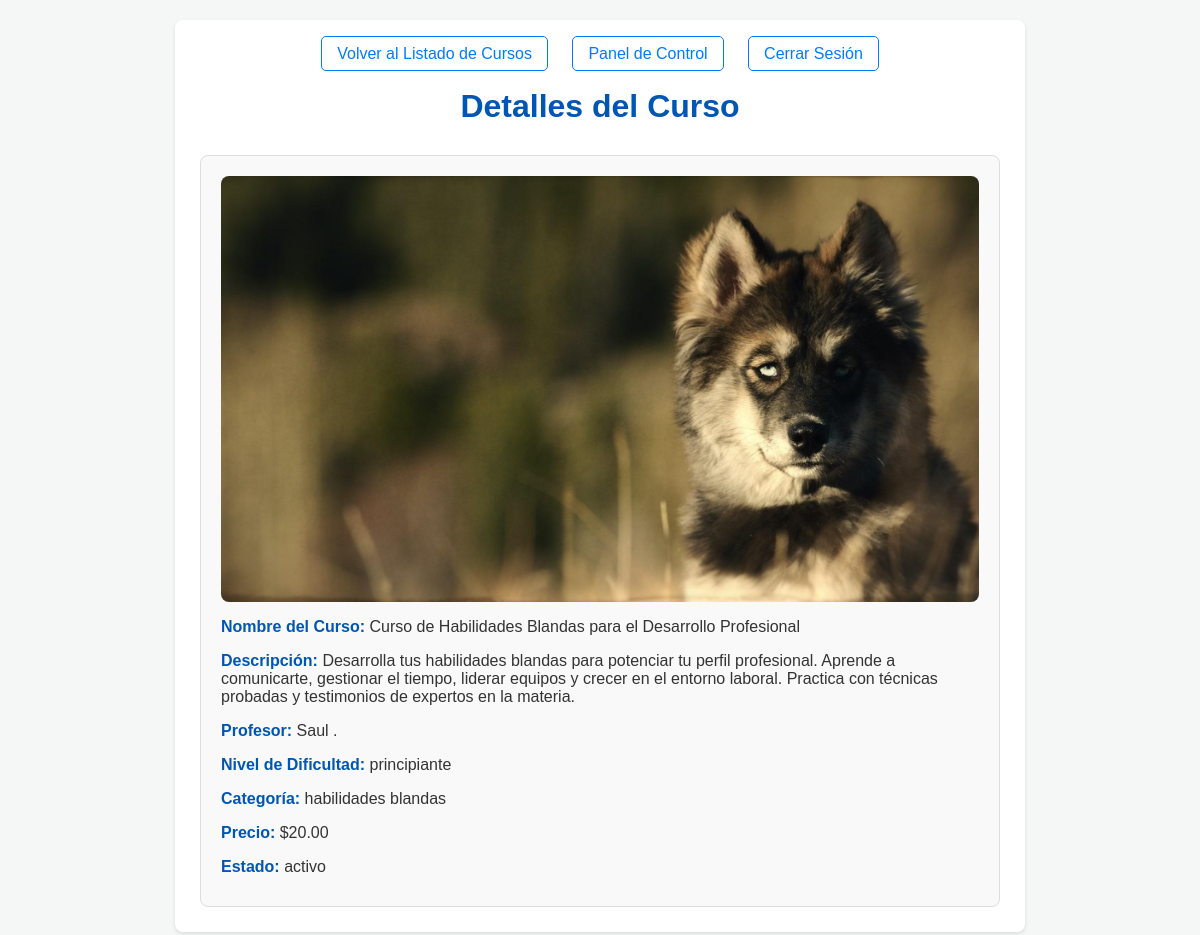
The app's page /paginas/cursos/ver_curso.php?id=6 (signed in) with its own data.
### tables this page shows
CREATE TABLE `cursos` (
  `id_curso` int(11) NOT NULL,
  `nombre_curso` varchar(100) NOT NULL,
  `descripcion` text DEFAULT NULL,
  `id_profesor` int(11) DEFAULT NULL,
  `nivel_dificultad` enum('principiante','intermedio','avanzado') DEFAULT NULL,
  `categoria` varchar(50) DEFAULT NULL,
  `imagen_portada` varchar(255) DEFAULT NULL,
  `fecha_creacion` datetime DEFAULT current_timestamp(),
  `estado` enum('activo','inactivo','en_edicion') DEFAULT 'activo',
  `precio` decimal(10,2) DEFAULT 0.00
);

CREATE TABLE `usuarios` (
  `id_usuario` int(11) NOT NULL,
  `nombre` varchar(100) NOT NULL,
  `apellido` varchar(100) NOT NULL,
  `rol_usuario` varchar(50) NOT NULL DEFAULT 'alumno',
  `email` varchar(255) NOT NULL,
  `password_hash` varchar(255) NOT NULL,
  `google_id` varchar(255) DEFAULT NULL,
  `fecha_nacimiento` date DEFAULT NULL,
  `genero` enum('masculino','femenino','otro') DEFAULT NULL,
  `telefono` varchar(20) DEFAULT NULL,
  `direccion` text DEFAULT NULL,
  `avatar` varchar(255) DEFAULT NULL,
  `rol` enum('admin','profesor','alumno','padre') NOT NULL,
  `fecha_registro` datetime DEFAULT current_timestamp(),
  `ultimo_acceso` datetime DEFAULT NULL,
  `estado` enum('activo','inactivo','suspendido') DEFAULT 'activo',
  `token_recuperacion` varchar(255) DEFAULT NULL,
  `expiracion_token` datetime DEFAULT NULL,
  `password` varchar(255) NOT NULL
);

### paginas/cursos/ver_curso.php (the view, shortened to what this page needs)
<?php
include_once '../../includes/db.php';
$curso = null;
$mensaje_error = '';
if (isset($_GET['id']) && is_numeric($_GET['id'])) {
    $id_curso = intval($_GET['id']);
    $sql = "SELECT c.id_curso, c.nombre_curso, c.descripcion, c.nivel_dificultad,
                   c.categoria, c.precio, c.estado, c.imagen_portada,
                   u.nombre AS nombre_profesor, u.apellido AS apellido_profesor
            FROM cursos c
            LEFT JOIN usuarios u ON c.id_profesor = u.id_usuario
            WHERE c.id_curso = ?";
    $stmt = $conexion->prepare($sql);
    $stmt->bind_param("i", $id_curso);
    $stmt->execute();
    $resultado = $stmt->get_result();
    if ($resultado->num_rows > 0) {
        $curso = $resultado->fetch_assoc();
    } else {
        $mensaje_error = "Curso no encontrado.";
    }
} else {
    $mensaje_error = "ID de curso no proporcionado o inválido.";
}
?>
<!DOCTYPE html>
<html lang="es">
<head>
</head>
<body>
    <div class="container">
        <div class="navegacion">
            <a href="<?php echo RUTA_BASE; ?>paginas/cursos/listar_cursos.php">Volver al Listado de Cursos</a>
            <a href="<?php echo RUTA_BASE; ?>dashboard.php">Panel de Control</a>
            <a href="<?php echo RUTA_BASE; ?>cerrar_sesion.php">Cerrar Sesión</a>
        </div>
        <h1>Detalles del Curso</h1>
        <?php if ($mensaje_error): ?>
            <p class="mensaje-error"><?php echo $mensaje_error; ?></p>
        <?php elseif ($curso): ?>
            <div class="curso-detalle">
                <?php if (!empty($curso['imagen_portada'])): ?>
                    <img src="<?php echo htmlspecialchars($curso['imagen_portada']); ?>" alt="Portada del Curso" class="curso-imagen-detalle">
                <?php endif; ?>
                <p><strong>Nombre del Curso:</strong> <?php echo htmlspecialchars($curso['nombre_curso']); ?></p>
                <p><strong>Descripción:</strong> <?php echo htmlspecialchars($curso['descripcion']); ?></p>
                <p><strong>Profesor:</strong>
                    <?php
                    echo (isset($curso['nombre_profesor']) && isset($curso['apellido_profesor'])) ?
                         htmlspecialchars($curso['nombre_profesor'] . ' ' . $curso['apellido_profesor']) :
                         'Sin profesor asignado';
                    ?>
                </p>
                <p><strong>Nivel de Dificultad:</strong> <?php echo htmlspecialchars($curso['nivel_dificultad']); ?></p>
                <p><strong>Categoría:</strong> <?php echo htmlspecialchars($curso['categoria']); ?></p>
                <p><strong>Precio:</strong> $<?php echo htmlspecialchars(number_format($curso['precio'], 2)); ?></p>
                <p><strong>Estado:</strong> <?php echo htmlspecialchars($curso['estado']); ?></p>
            </div>
        <?php else: ?>
            <p>No se pudo cargar la información del curso.</p>
        <?php endif; ?>
    </div>
</body>
</html>

### paginas/cursos/ver_curso.php (style rules this page uses)
body { font-family: Arial, sans-serif; margin: 20px; background-color: #f4f7f6; color: #333; }
.container { max-width: 800px; margin: 0 auto; padding: 25px; background-color: #fff; border-radius: 8px; box-shadow: 0 2px 4px rgba(0,0,0,0.1); }
h1 { text-align: center; color: #0056b3; margin-bottom: 30px; }
.navegacion { margin-bottom: 25px; text-align: center; }
.navegacion a { margin: 0 10px; text-decoration: none; color: #007bff; padding: 8px 15px; border: 1px solid #007bff; border-radius: 5px; transition: background-color 0.3s, color 0.3s; }
.curso-detalle { margin-top: 20px; padding: 20px; border: 1px solid #ddd; border-radius: 8px; background-color: #f9f9f9; }
.curso-detalle p { margin-bottom: 10px; }
.curso-detalle strong { color: #0056b3; }
.curso-imagen-detalle { max-width: 100%; height: auto; border-radius: 8px; margin-bottom: 15px; display: block; margin-left: auto; margin-right: auto; }

### records on screen
cursos: imagen_portada (picture), nombre_curso "Curso de Habilidades Blandas para el Desarrollo Profesional", descripcion "Desarrolla tus habilidades blandas para potenciar tu perfil profesional. Aprende a comunicarte, gestionar el tiempo, liderar equipos y crecer en el entorno laboral. Practica con técnicas probadas y testimonios de expertos en la materia.", usuarios.nombre+apellido "Saul .", nivel_dificultad "principiante", categoria "habilidades blandas", precio "20.00", estado "activo"
